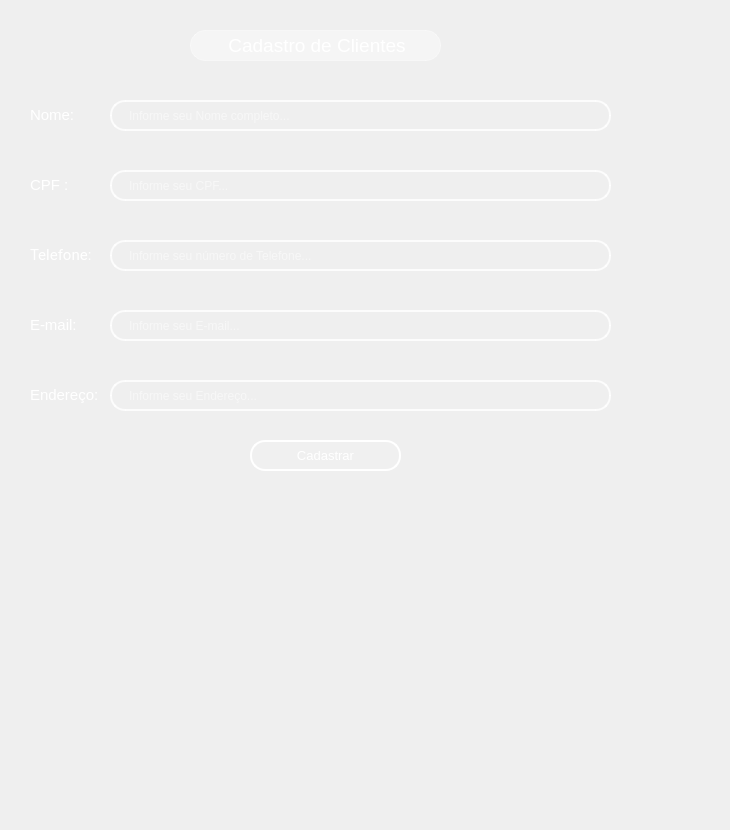
     <widget class="QWidget" name="page_2">
      <widget class="QLabel" name="label_44">
       <property name="geometry">
        <rect>
         <x>190</x>
         <y>30</y>
         <width>251</width>
         <height>31</height>
        </rect>
       </property>
       <property name="styleSheet">
        <string notr="true">QWidget {
    background-color: rgba(255, 255, 255, 90); /* 20% de opacidade */
    border-radius: 15px;
    border: 1px solid rgba(255, 255, 255, 100);
    backdrop-filter: blur(10px);
    /* Sombra inicial sutil nas laterais */
    box-shadow: 0 0 5px rgba(255, 255, 255, 50);
    /* Transição suave para sombra e fundo */
    transition: box-shadow 0.5s ease, background-color 0.5s ease, border 0.5s ease;
}

QWidget:hover {
    background-color: rgba(255, 255, 255, 110); /* Aumenta o brilho */
    border: 1px solid rgba(255, 255, 255, 130);
    /* Sombra mais intensa nas laterais, simulando brilho em movimento */
    box-shadow: 10px 0 15px rgba(255, 255, 255, 100), 
                -10px 0 15px rgba(255, 255, 255, 100);
}</string>
       </property>
       <property name="text">
        <string>&lt;html&gt;&lt;head/&gt;&lt;body&gt;&lt;p align=&quot;center&quot;&gt;&lt;span style=&quot; font-size:14pt; color:#ffffff;&quot;&gt;Cadastro de Clientes&lt;/span&gt;&lt;/p&gt;&lt;/body&gt;&lt;/html&gt;</string>
       </property>
      </widget>
      <widget class="QWidget" name="widget_17" native="true">
       <property name="geometry">
        <rect>
         <x>-30</x>
         <y>-80</y>
         <width>721</width>
         <height>821</height>
        </rect>
       </property>
       <property name="styleSheet">
        <string notr="true">QWidget {
    background: qradialgradient(
        cx: 0.5, cy: 0.2, radius: 0.8,
        fx: 0.5, fy: 0.2,
        stop: 0 #7FA3A6,  /* Brilho no topo (mais suave) */
        stop: 0.4 #4E7580, /* Azul intermediário mais escuro */
        stop: 0.7 #27425A, /* Azul mais escuro na transição */
        stop: 1 #0A1A30   /* Azul bem escuro na parte inferior */
    );
}
</string>
       </property>
      </widget>
      <widget class="QPushButton" name="Button_cadstr">
       <property name="geometry">
        <rect>
         <x>250</x>
         <y>440</y>
         <width>151</width>
         <height>31</height>
        </rect>
       </property>
       <property name="font">
        <font>
         <pointsize>10</pointsize>
        </font>
       </property>
       <property name="styleSheet">
        <string notr="true">QPushButton {
    background-color: rgba(255, 255, 255, 0.5);
    border: 2px solid rgba(255, 255, 255, 0.3); /* Borda branca translúcida */
    color: #333333; /* Texto totalmente opaco */
}

QPushButton:hover {
     background-color: #CFD8DC;
    border-color: rgba(255, 255, 255,255); 
}

QPushButton:pressed {
    background-color: #A0B2C8; /* Azul acinzentado */
border-color: #003366; /* Azul escuro */
}
 QPushButton{border: 2px solid rgba(255, 255, 255, 200);
    border-radius: 15px;
    background-color: rgba(0, 0, 0, 0); /* Totalmente transparente */
    
    /* Espaçamento interno */
    padding: 5px 15px;
    
    /* Cor do texto */
    color: white;
    
    /* Melhora a renderização */
    background-clip: padding-box;
}

/* Efeito ao focar */
QPushButton {
    border: 2px solid rgba(255, 255, 255, 255);
    background-color: rgba(255, 255, 255, 20);
}</string>
       </property>
       <property name="text">
        <string>Cadastrar</string>
       </property>
      </widget>
      <widget class="QLabel" name="label_name">
       <property name="geometry">
        <rect>
         <x>30</x>
         <y>90</y>
         <width>591</width>
         <height>51</height>
        </rect>
       </property>
       <property name="font">
        <font>
         <pointsize>10</pointsize>
        </font>
       </property>
       <property name="text">
        <string>&lt;html&gt;&lt;head/&gt;&lt;body&gt;&lt;p&gt;&lt;span style=&quot; font-size:11pt; color:#ffffff;&quot;&gt;Nome:&lt;/span&gt;&lt;/p&gt;&lt;/body&gt;&lt;/html&gt;</string>
       </property>
      </widget>
      <widget class="QLineEdit" name="lineEdit_name">
       <property name="geometry">
        <rect>
         <x>110</x>
         <y>100</y>
         <width>501</width>
         <height>31</height>
        </rect>
       </property>
       <property name="styleSheet">
        <string notr="true">QLineEdit {
    /* Borda e fundo */
    border: 2px solid rgba(255, 255, 255, 200);
    border-radius: 15px;
    background-color: rgba(0, 0, 0, 0); /* Totalmente transparente */
    
    /* Espaçamento interno */
    padding: 5px 15px;
    
    /* Cor do texto */
    color: white;
    
    /* Melhora a renderização */
    background-clip: padding-box;
}

/* Efeito ao focar */
QLineEdit:focus {
    border: 2px solid rgba(255, 255, 255, 255);
    background-color: rgba(255, 255, 255, 36);
}</string>
       </property>
       <property name="placeholderText">
        <string>Informe seu Nome completo...</string>
       </property>
      </widget>
      <widget class="QLabel" name="label_user_5">
       <property name="geometry">
        <rect>
         <x>30</x>
         <y>370</y>
         <width>591</width>
         <height>51</height>
        </rect>
       </property>
       <property name="font">
        <font>
         <family>MS Shell Dlg 2</family>
         <pointsize>10</pointsize>
         <weight>50</weight>
         <italic>false</italic>
         <bold>false</bold>
        </font>
       </property>
       <property name="text">
        <string>&lt;html&gt;&lt;head/&gt;&lt;body&gt;&lt;p&gt;&lt;span style=&quot; font-size:11pt; color:#ffffff;&quot;&gt;Endereço:&lt;/span&gt;&lt;/p&gt;&lt;/body&gt;&lt;/html&gt;</string>
       </property>
      </widget>
      <widget class="QLabel" name="label_user_4">
       <property name="geometry">
        <rect>
         <x>30</x>
         <y>230</y>
         <width>591</width>
         <height>51</height>
        </rect>
       </property>
       <property name="font">
        <font>
         <family>Roboto</family>
         <pointsize>10</pointsize>
         <weight>50</weight>
         <italic>false</italic>
         <bold>false</bold>
        </font>
       </property>
       <property name="text">
        <string>&lt;html&gt;&lt;head/&gt;&lt;body&gt;&lt;p&gt;&lt;span style=&quot; font-size:11pt; color:#ffffff;&quot;&gt;Telefone:&lt;/span&gt;&lt;/p&gt;&lt;/body&gt;&lt;/html&gt;</string>
       </property>
      </widget>
      <widget class="QLabel" name="label_user_3">
       <property name="geometry">
        <rect>
         <x>30</x>
         <y>160</y>
         <width>591</width>
         <height>51</height>
        </rect>
       </property>
       <property name="font">
        <font>
         <family>MS Shell Dlg 2</family>
         <pointsize>10</pointsize>
         <weight>50</weight>
         <italic>false</italic>
         <bold>false</bold>
        </font>
       </property>
       <property name="text">
        <string>&lt;html&gt;&lt;head/&gt;&lt;body&gt;&lt;p&gt;&lt;span style=&quot; font-size:11pt; color:#ffffff;&quot;&gt;CPF :&lt;/span&gt;&lt;/p&gt;&lt;/body&gt;&lt;/html&gt;</string>
       </property>
      </widget>
      <widget class="QLabel" name="label_email">
       <property name="geometry">
        <rect>
         <x>30</x>
         <y>300</y>
         <width>591</width>
         <height>51</height>
        </rect>
       </property>
       <property name="font">
        <font>
         <family>MS Shell Dlg 2</family>
         <pointsize>10</pointsize>
         <weight>50</weight>
         <italic>false</italic>
         <bold>false</bold>
        </font>
       </property>
       <property name="text">
        <string>&lt;html&gt;&lt;head/&gt;&lt;body&gt;&lt;p&gt;&lt;span style=&quot; font-size:11pt; color:#ffffff;&quot;&gt;E-mail:&lt;/span&gt;&lt;/p&gt;&lt;/body&gt;&lt;/html&gt;</string>
       </property>
      </widget>
      <widget class="QLineEdit" name="lineEdit_endereco">
       <property name="geometry">
        <rect>
         <x>110</x>
         <y>380</y>
         <width>501</width>
         <height>31</height>
        </rect>
       </property>
       <property name="styleSheet">
        <string notr="true">QLineEdit {
    /* Borda e fundo */
    border: 2px solid rgba(255, 255, 255, 200);
    border-radius: 15px;
    background-color: rgba(0, 0, 0, 0); /* Totalmente transparente */
    
    /* Espaçamento interno */
    padding: 5px 15px;
    
    /* Cor do texto */
    color: white;
    
    /* Melhora a renderização */
    background-clip: padding-box;
}

/* Efeito ao focar */
QLineEdit:focus {
    border: 2px solid rgba(255, 255, 255, 255);
    background-color: rgba(255, 255, 255, 36);
}</string>
       </property>
       <property name="placeholderText">
        <string>Informe seu Endereço...</string>
       </property>
      </widget>
      <widget class="QLineEdit" name="lineEdit_email">
       <property name="geometry">
        <rect>
         <x>110</x>
         <y>310</y>
         <width>501</width>
         <height>31</height>
        </rect>
       </property>
       <property name="styleSheet">
        <string notr="true">QLineEdit {
    /* Borda e fundo */
    border: 2px solid rgba(255, 255, 255, 200);
    border-radius: 15px;
    background-color: rgba(0, 0, 0, 0); /* Totalmente transparente */
    
    /* Espaçamento interno */
    padding: 5px 15px;
    
    /* Cor do texto */
    color: white;
    
    /* Melhora a renderização */
    background-clip: padding-box;
}

/* Efeito ao focar */
QLineEdit:focus {
    border: 2px solid rgba(255, 255, 255, 255);
    background-color: rgba(255, 255, 255, 36);
}</string>
       </property>
       <property name="placeholderText">
        <string>Informe seu E-mail...</string>
       </property>
      </widget>
      <widget class="QLineEdit" name="lineEdit_phone">
       <property name="geometry">
        <rect>
         <x>110</x>
         <y>240</y>
         <width>501</width>
         <height>31</height>
        </rect>
       </property>
       <property name="styleSheet">
        <string notr="true">QLineEdit {
    /* Borda e fundo */
    border: 2px solid rgba(255, 255, 255, 200);
    border-radius: 15px;
    background-color: rgba(0, 0, 0, 0); /* Totalmente transparente */
    
    /* Espaçamento interno */
    padding: 5px 15px;
    
    /* Cor do texto */
    color: white;
    
    /* Melhora a renderização */
    background-clip: padding-box;
}

/* Efeito ao focar */
QLineEdit:focus {
    border: 2px solid rgba(255, 255, 255, 255);
    background-color: rgba(255, 255, 255, 36);
}</string>
       </property>
       <property name="placeholderText">
        <string>Informe seu número de Telefone...</string>
       </property>
      </widget>
      <widget class="QLineEdit" name="lineEdit_cpf">
       <property name="geometry">
        <rect>
         <x>110</x>
         <y>170</y>
         <width>501</width>
         <height>31</height>
        </rect>
       </property>
       <property name="styleSheet">
        <string notr="true">QLineEdit {
    /* Borda e fundo */
    border: 2px solid rgba(255, 255, 255, 200);
    border-radius: 15px;
    background-color: rgba(0, 0, 0, 0); /* Totalmente transparente */
    
    /* Espaçamento interno */
    padding: 5px 15px;
    
    /* Cor do texto */
    color: white;
    
    /* Melhora a renderização */
    background-clip: padding-box;
}

/* Efeito ao focar */
QLineEdit:focus {
    border: 2px solid rgba(255, 255, 255, 255);
    background-color: rgba(255, 255, 255, 36);
}</string>
       </property>
       <property name="placeholderText">
        <string>Informe seu CPF...</string>
       </property>
      </widget>
      <zorder>widget_17</zorder>
      <zorder>Button_cadstr</zorder>
      <zorder>label_name</zorder>
      <zorder>lineEdit_name</zorder>
      <zorder>label_user_5</zorder>
      <zorder>label_user_4</zorder>
      <zorder>label_user_3</zorder>
      <zorder>label_email</zorder>
      <zorder>label_44</zorder>
      <zorder>lineEdit_endereco</zorder>
      <zorder>lineEdit_email</zorder>
      <zorder>lineEdit_phone</zorder>
      <zorder>lineEdit_cpf</zorder>
     </widget>
